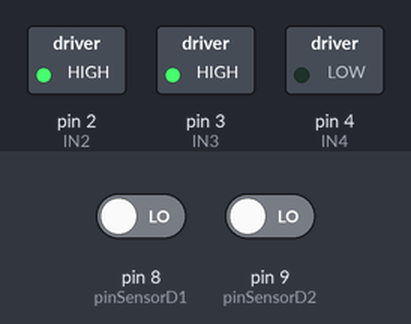
Simulated run of this sketch. Board: Arduino Uno, built with avr-gcc and run on an emulated ATmega328P. Parts: switched loads named in the sketch (green lamp = pin HIGH). The test bench sets the inputs (shaded band); at power-on: pin 8 (pinSensorD1) LOW, pin 9 (pinSensorD2) LOW.

Above: at 1.2 s.
1.3 s: pin 8 (pinSensorD1) driven HIGH
At 2.0 s:
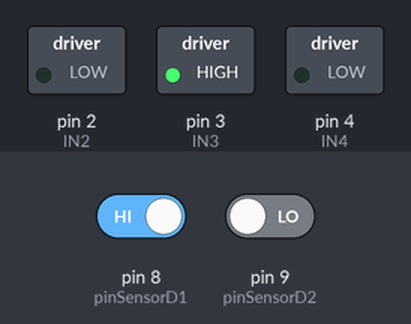
2.8 s: pin 8 (pinSensorD1) driven LOW
At 3.3 s:
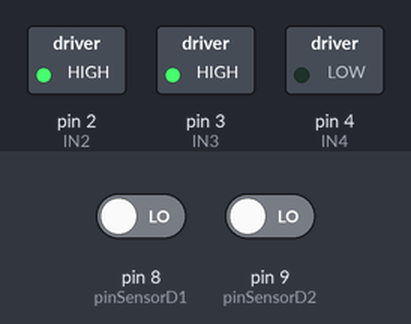
4.3 s: pin 9 (pinSensorD2) driven HIGH
At 5.5 s:
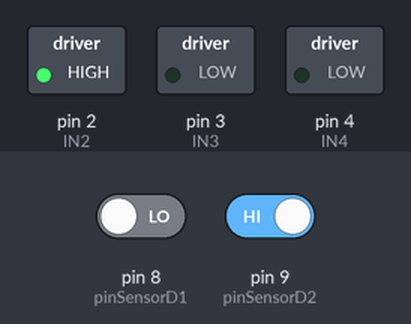
5.8 s: pin 9 (pinSensorD2) driven LOW
At 6.8 s:
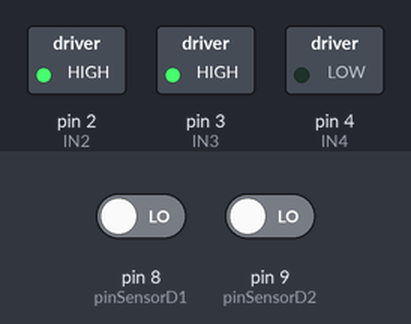
Timing chart, 0 to 8.3 s (numbered marks = the images above; inputs shaded):
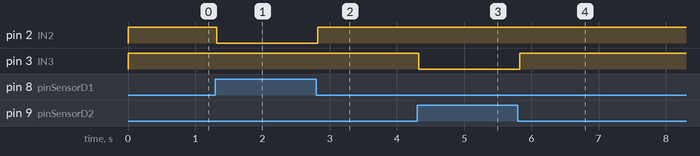

The sketch:

sensor-car.ino
```cpp
const int IN1 = 1;
const int IN2 = 2;
const int IN3 = 3;
const int IN4 = 4;
const int pinSensorA1 = A0;
const int pinSensorD1 = 8;
int sensorValueA1 = 0;
int sensorValueD1 = 0;
const int pinSensorA2 = A1;
const int pinSensorD2 = 9;
int sensorValueA2 = 0;
int sensorValueD2 = 0;

void setup() {
  Serial.begin(9600);
  pinMode(IN1, OUTPUT);
  pinMode(IN2, OUTPUT);
  pinMode(IN3, OUTPUT);
  pinMode(IN4, OUTPUT);

  pinMode(pinSensorA1, INPUT);
  pinMode(pinSensorD1, INPUT);
  pinMode(pinSensorA2, INPUT);
  pinMode(pinSensorD2, INPUT);
}

void loop() {
  sensorValueD1 = digitalRead(pinSensorD1);
  sensorValueD2 = digitalRead(pinSensorD2);

  if(sensorValueD1 == 1 && sensorValueD2 == 1) {
    maju();
  } else if(sensorValueD1 == 1 && sensorValueD2 == 0) {
    kiri();
  } else if(sensorValueD1 == 0 && sensorValueD2 == 1) {
    kanan();
  } else {
    putar();
  }

  // if(sensorValueD1 == 0 && sensorValueD2 == 0) {
  //   maju();
  // } else if(sensorValueD1 == 0 && sensorValueD2 == 1) {
  //   kiri();
  // } else if(sensorValueD1 == 1 && sensorValueD2 == 0) {
  //   kanan();
  // } else {
  //   putar();
  // }

  // sensorValueA1 = analogRead(pinSensorA1);
  // sensorValueA2 = analogRead(pinSensorA2);

  // Serial.print("Analog Reading1=");
  // Serial.print(sensorValueA1);
  // Serial.print("\t Digital Reading1=");
  // Serial.println(sensorValueD1);

  // Serial.print("Analog Reading2=");
  // Serial.print(sensorValueA2);
  // Serial.print("\t Digital Reading2=");
  // Serial.println(sensorValueD2);

  // if(sensorValueD1 == 0 && sensorValueD2 == 0 || sensorValueD1 == 1 && sensorValueD2 == 1) {
  //   if(sensorValueA1 <= 50 && sensorValueA2 <= 50 || sensorValueA1 >= 800 && sensorValueA2 >= 800) {
  //     maju();
  //   }
  // } else if(sensorValueD1 == 1 && sensorValueD2 == 0) {
  //   if(sensorValueA1 >= 800)
  //     kanan();
  // } else if(sensorValueD2 == 1 && sensorValueD2 == 0) {
  //   if(sensorValueA1 >= 800)
  //     kanan();
  // } else {
  //   putar();
  // }

  // if(sensorValueA1 <= 50 && sensorValueA2 <= 50) {
  //   putar();
  // } else if(sensorValueA1 > 50 && sensorValueA2 <= 50) {
  //   kiri();
  // } else if(sensorValueA1 <= 50 && sensorValueA2 > 50) {
  //   kiri();
  // } else {
  //   maju();
  // }

  delay(30);
}
```

motor.ino
```cpp
void maju() {
  digitalWrite(IN1, HIGH);
  digitalWrite(IN2, LOW);
  digitalWrite(IN3, HIGH);
  digitalWrite(IN4, LOW);
}

void mundur() {
  digitalWrite(IN1, LOW);
  digitalWrite(IN2, HIGH);
  digitalWrite(IN3, LOW);
  digitalWrite(IN4, HIGH);
}

void kiri() {
  digitalWrite(IN1, LOW);
  digitalWrite(IN2, LOW);
  digitalWrite(IN3, HIGH);
  digitalWrite(IN4, LOW);
}

void kanan() {
  digitalWrite(IN1, LOW);
  digitalWrite(IN2, HIGH);
  digitalWrite(IN3, LOW);
  digitalWrite(IN4, LOW);
}

void putar() {
  digitalWrite(IN1, LOW);
  digitalWrite(IN2, HIGH);
  digitalWrite(IN3, HIGH);
  digitalWrite(IN4, LOW);
}
```

Measured:
- after the input at 1.3 s, pin 2 (IN2): HIGH → LOW at once
- after the input at 2.8 s, pin 2 (IN2): LOW → HIGH at once
- after the input at 4.3 s, pin 3 (IN3): HIGH → LOW at once
- after the input at 5.8 s, pin 3 (IN3): LOW → HIGH at once
